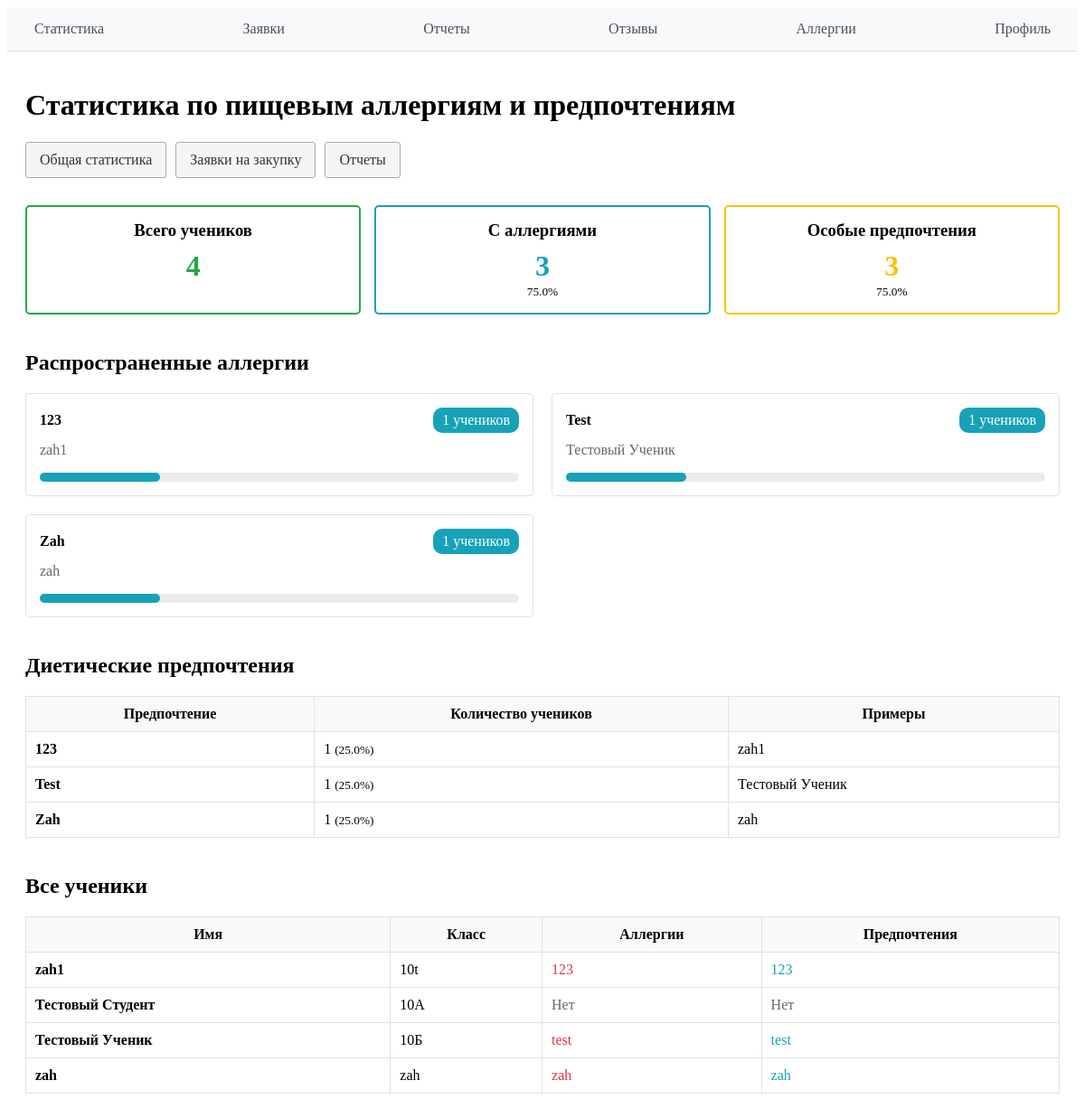
/admin_allergies/ (signed in), run on the app's committed database.
### tables this page shows
CREATE TABLE users (
                id INTEGER PRIMARY KEY AUTOINCREMENT,
                username TEXT UNIQUE,
                password_hash TEXT,
                role TEXT,
                full_name TEXT,
                allergies TEXT,
                preferences TEXT,
                class TEXT
            );

### main.py (the view)
@app.route('/admin_allergies/')
def admin_allergies():
    if 'user' not in session:
        return redirect('/login_user_help/')
    user = session.get('user')
    if user['role'] != 'admin':
        return redirect('/')
    db = sql.connect('db_for_project.db')
    cursor = db.cursor()
    cursor.execute(
        '''SELECT full_name, class, allergies, preferences FROM users WHERE role = 'student' ORDER BY class, full_name''')
    all_students = cursor.fetchall()
    total_students = len(all_students)
    with_allergies = 0
    for student in all_students:
        if student[2] and student[2].lower() != 'нет' and student[2].strip():
            with_allergies += 1
    with_preferences = 0
    for student in all_students:
        if student[3] and student[3].lower() != 'нет' and student[3].strip():
            with_preferences += 1
    allergy_dict = {}
    for student in all_students:
        if student[2] and student[2].lower() != 'нет':
            allergies = student[2].split(',')
            for allergy in allergies:
                allergy = allergy.strip().lower()
                if allergy:
                    if allergy not in allergy_dict:
                        allergy_dict[allergy] = {'count': 0, 'students': []}
                    allergy_dict[allergy]['count'] += 1
                    allergy_dict[allergy]['students'].append(student[0])
    common_allergies = []
    for allergy, data in allergy_dict.items():
        common_allergies.append({
            'name': allergy.capitalize(),
            'count': data['count'],
            'students': data['students']
        })
    common_allergies.sort(key=lambda x: x['count'], reverse=True)
    preference_dict = {}
    for student in all_students:
        if student[3] and student[3].lower() != 'нет':
            preferences = student[3].split(',')
            for preference in preferences:
                preference = preference.strip().lower()
                if preference:
                    if preference not in preference_dict:
                        preference_dict[preference] = {'count': 0, 'students': []}
                    preference_dict[preference]['count'] += 1
                    preference_dict[preference]['students'].append(student[0])
    common_preferences = []
    for preference, data in preference_dict.items():
        common_preferences.append({
            'name': preference.capitalize(),
            'count': data['count'],
            'students': data['students']
        })
    common_preferences.sort(key=lambda x: x['count'], reverse=True)
    students_list = []
    for student in all_students:
        students_list.append({
            'full_name': student[0],
            'class': student[1],
            'allergies': student[2] if student[2] else 'Нет',
            'preferences': student[3] if student[3] else 'Нет'
        })
    db.close()
    return render_template('admin_allergies.html',
                           user=user,
                           total_students=total_students,
                           with_allergies=with_allergies,
                           with_preferences=with_preferences,
                           common_allergies=common_allergies[:10],
                           common_preferences=common_preferences[:10],
                           all_students=students_list)

### templates/admin_allergies.html (shortened to what this page needs)
{% extends "base.html" %}
{% block content %}
<div style="max-width: 1200px; margin: 0 auto; padding: 20px;">
    <h1>Статистика по пищевым аллергиям и предпочтениям</h1>
    <div style="margin: 20px 0; display: flex; gap: 10px;">
        <a href="/admin_stats/" class="btn">Общая статистика</a>
        <a href="/admin_purchase_manage/" class="btn">Заявки на закупку</a>
        <a href="/admin_report/" class="btn">Отчеты</a>
    </div>
    <div style="display: grid; grid-template-columns: repeat(3, 1fr); gap: 15px; margin: 30px 0;">
        <div style="border: 2px solid #28a745; padding: 15px; border-radius: 5px; text-align: center;">
            <h3 style="margin: 0 0 10px 0;">Всего учеников</h3>
            <p style="font-size: 32px; font-weight: bold; margin: 0; color: #28a745;">{{ total_students }}</p>
        </div>
        <div style="border: 2px solid #17a2b8; padding: 15px; border-radius: 5px; text-align: center;">
            <h3 style="margin: 0 0 10px 0;">С аллергиями</h3>
            <p style="font-size: 32px; font-weight: bold; margin: 0; color: #17a2b8;">{{ with_allergies }}</p>
            <small>{{ (with_allergies/total_students*100 if total_students>0 else 0)|round(1) }}%</small>
        </div>
        <div style="border: 2px solid #ffc107; padding: 15px; border-radius: 5px; text-align: center;">
            <h3 style="margin: 0 0 10px 0;">Особые предпочтения</h3>
            <p style="font-size: 32px; font-weight: bold; margin: 0; color: #ffc107;">{{ with_preferences }}</p>
            <small>{{ (with_preferences/total_students*100 if total_students>0 else 0)|round(1) }}%</small>
        </div>
    </div>
    <div style="margin: 40px 0;">
        <h2>Распространенные аллергии</h2>
        <div style="display: grid; grid-template-columns: repeat(2, 1fr); gap: 20px; margin-top: 15px;">
            {% for allergy in common_allergies %}
            <div style="border: 1px solid #dee2e6; padding: 15px; border-radius: 4px;">
                <div style="display: flex; justify-content: space-between; align-items: center;">
                    <h4 style="margin: 0;">{{ allergy.name }}</h4>
                    <span style="background: #17a2b8; color: white; padding: 5px 10px; border-radius: 10px;">
                        {{ allergy.count }} учеников
                    </span>
                </div>
                <p style="margin-top: 10px; color: #666;">
                    {% for student in allergy.students[:3] %}
                    {{ student }}{% if not loop.last %}, {% endif %}
                    {% endfor %}
                </p>
                <div style="margin-top: 10px;">
                    <div style="background: #e9ecef; height: 10px; border-radius: 5px;">
                        <div style="background: #17a2b8; height: 100%; width: {{ (allergy.count/total_students*100 if total_students>0 else 0) }}%; border-radius: 5px;"></div>
                    </div>
                </div>
            </div>
            {% endfor %}
        </div>
    </div>
    <div style="margin: 40px 0;">
        <h2>Диетические предпочтения</h2>
        <div style="margin-top: 15px;">
            <table style="width: 100%; border-collapse: collapse;">
                <thead>
                    <tr style="background-color: #f8f9fa;">
                        <th style="border: 1px solid #dee2e6; padding: 10px;">Предпочтение</th>
                        <th style="border: 1px solid #dee2e6; padding: 10px;">Количество учеников</th>
                        <th style="border: 1px solid #dee2e6; padding: 10px;">Примеры</th>
                    </tr>
                </thead>
                <tbody>
                    {% for preference in common_preferences %}
                    <tr>
                        <td style="border: 1px solid #dee2e6; padding: 10px;">
                            <strong>{{ preference.name }}</strong>
                        </td>
                        <td style="border: 1px solid #dee2e6; padding: 10px;">
                            {{ preference.count }}
                            <small>({{ (preference.count/total_students*100 if total_students>0 else 0)|round(1) }}%)</small>
                        </td>
                        <td style="border: 1px solid #dee2e6; padding: 10px;">
                            {{ preference.students[:3]|join(', ') }}
                        </td>
                    </tr>
                    {% endfor %}
                </tbody>
            </table>
        </div>
    </div>
    <div style="margin: 40px 0;">
        <h2>Все ученики</h2>
        <div style="margin-top: 15px;">
            <table style="width: 100%; border-collapse: collapse;">
                <thead>
                    <tr style="background-color: #f8f9fa;">
                        <th style="border: 1px solid #dee2e6; padding: 10px;">Имя</th>
                        <th style="border: 1px solid #dee2e6; padding: 10px;">Класс</th>
                        <th style="border: 1px solid #dee2e6; padding: 10px;">Аллергии</th>
                        <th style="border: 1px solid #dee2e6; padding: 10px;">Предпочтения</th>
                    </tr>
                </thead>
                <tbody>
                    {% for student in all_students %}
                    <tr>
                        <td style="border: 1px solid #dee2e6; padding: 10px;">
                            <strong>{{ student.full_name }}</strong>
                        </td>
                        <td style="border: 1px solid #dee2e6; padding: 10px;">{{ student.class }}</td>
                        <td style="border: 1px solid #dee2e6; padding: 10px;">
                            {% if student.allergies and student.allergies != 'Нет' %}
                            <span style="color: #dc3545;">{{ student.allergies }}</span>
                            {% else %}
                            <span style="color: #666;">Нет</span>
                            {% endif %}
                        </td>
                        <td style="border: 1px solid #dee2e6; padding: 10px;">
                            {% if student.preferences and student.preferences != 'Нет' %}
                            <span style="color: #17a2b8;">{{ student.preferences }}</span>
                            {% else %}
                            <span style="color: #666;">Нет</span>
                            {% endif %}
                        </td>
                    </tr>
                    {% endfor %}
                </tbody>
            </table>
        </div>
    </div>
</div>
{% endblock %}

### static/css/style.css (style rules this page uses)
.btn { display: inline-block; padding: 10px 20px; background-color: #007bff; color: white; text-decoration: none; border-radius: 4px; border: none; cursor: pointer; transition: background-color 0.2s; }

### templates/admin_allergies.html (style rules this page uses)
.btn { display: inline-block; padding: 10px 15px; background: #f5f5f5; border: 1px solid #aaa; border-radius: 3px; text-decoration: none; color: #333; }

### data on the page
users: full_name "zah1", name "123", count "1", count "25.0", students "zah1", class "10t", allergies "123", preferences "123"
users: full_name "Тестовый Ученик", name "Test", count "1", count "25.0", class "10Б", allergies "test", preferences "test"
users: full_name "zah", name "Zah", count "1", count "25.0", students "zah", class "zah", allergies "zah", preferences "zah"
users: full_name "Тестовый Студент", class "10А", allergies "Нет", preferences "Нет"

### other printed values
{{ total_students }} "4"
{{ with_allergies }} "3"
{{ with_preferences }} "3"
{{ allergy.name }} "123" "Test" "Zah"
{{ allergy.count }} "1" "1" "1"
